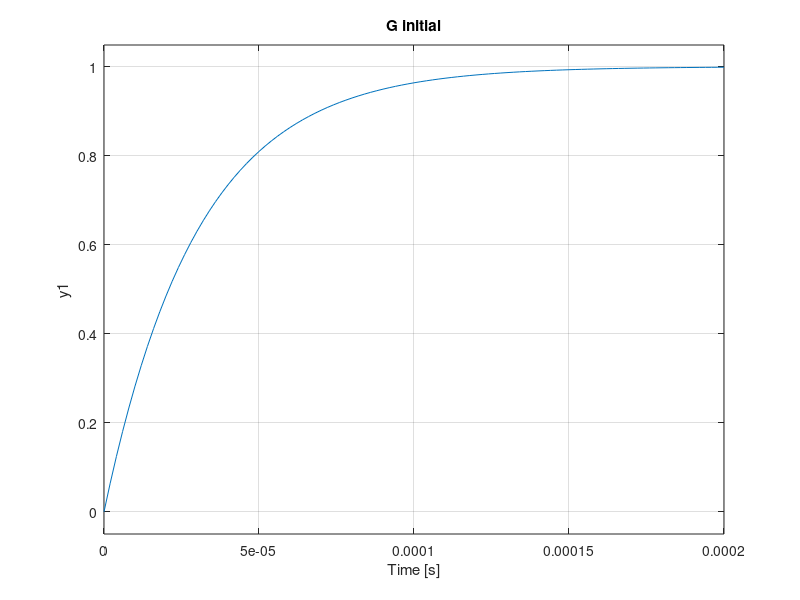

Write the MATLAB code that produced this figure. (Note: this script raises an error after producing the figure.)
%% regulator PID de la un indian
%https://www.youtube.com/watch?v=qlZxsP-JQsQ
% se foloseste ITAE

%ant colony:   https://www.youtube.com/watch?v=LKCyZ1bRiyM


addpath('D:\MATLAB\Licenta_fractionar\Twin-Rotor-System\Twin rotor\proiect\functii\');
addpath('D:\MATLAB\Licenta_fractionar\Twin-Rotor-System\Twin rotor\proiect\');



clc;clear all; close all;
%
% ns=[1];
% ds=[ 1 2 3];
% G=tf(ns,ds)

%G=tf(8072.8,[1 1.287]);%H11
G= tf(33157,[1 3.527]);%H22

criteriu='itae';
%criteriu_combinat=[0.5,0.5,0.5,0.5,0.5];
criteriu_combinat=0;

Gf_initial=feedback(G,1);
step(Gf_initial);title('G initial');


%PSO

c=2;w=0.7;particles=70;iteration=70;Var=3;

a=0;% lower bound
b=100; %upper bound

%Optimization
c_cf=0;
tic;


%Initialization

for m=1:particles
    for n=1:Var
        v(m,n)=0;             %Velocity
        x(m,n)=a+rand*(b-a);  %Position
        xp(m,n)=x(m,n);
    end

    %Model Parametres
    kp=x(m,1);
    ki=x(m,2);
    kd=x(m,3);

    %Simulation Model
    Gc=pid(kp,ki,kd);
    %Gcf=feedback(Gc*G,1);
    %y=step(Gcf);

    %ITAE
    %ff1=0;
    ff1=costFunction(Gc,G,criteriu,criteriu_combinat);
    %sim1=length(y);
    % for m1=1:sim1
    %     ff1=ff1+((abs(y(m1)-1))*m1);
    % end
    ITAE(m)=ff1;

end

%Find the best value
[Best_Performance,location]=min(ITAE);
fg=Best_Performance;

xg(1)=x(location,1); %kp
xg(2)=x(location,2); %ki
xg(3)=x(location,3); %kd

Gc=pid(kp,ki,kd);
Gcf_intermediar=feedback(Gc*G,1);
figure;step(Gcf_intermediar);title('G intermediar')
% t_cf=1:c_cf;
% figure
% plot(t_cf,best_cf_ac,'r--','LineWidth',2);xlabel('iteration');ylabel('Cost(ITAE)');
% legend('ITAE for PSO-PID');
% title('ITAE with each iteration');


%Update

for i=1:iteration      %Nr of Repetition
    for m=1:particles  %Nr of particles

        for n=1:Var     %Nr of variables (kp,ki,kd)
            v(m,n)=(w*v(m,n))+(c*rand*(xp(m,n)-x(m,n)))+(c*rand*(xg(n)-x(m,n)));  %update velocity
            x(m,n)=x(m,n)+v(m,n);
        end

        %Check bound
        for n=1:Var
            if x(m,n)<a
                x(m,n)=a;
            end
            if x(m,n)>b
                x(m,n)=b;
            end
        end

        %Model Parametres
        kp=x(m,1);
        ki=x(m,2);
        kd=x(m,3);

        %Simulation Model
        Gc=pid(kp,ki,kd);
        Gcf=feedback(Gc*G,1);
        y=step(Gcf);

        %ITAE
        % ff1=0;
        % sim1=length(y);
        % for m1=1:sim1
        %     ff1=ff1+((abs(y(m1)-1))*m1);
        % end
        ff1=costFunction(Gc,G,criteriu,criteriu_combinat);
        ITAEp(m)=ff1;

        %Compare Local
        if ITAEp(m)<ITAE(m)
            ITAE(m)=ITAEp(m);
            xp(m,1)=x(m,1);
            xp(m,2)=x(m,2);
            xp(m,3)=x(m,3);
        end


    end
    [B_fg,location]=min(ITAE);

    %Compare Global
    if B_fg<fg
        fg=B_fg;             %Nou global
        xg(1)=xp(location,1); %pos var 1
        xg(2)=xp(location,2); %pos var 2
        xg(3)=xp(location,3); %pos var 3
    end
    c_cf=c_cf+1;
    best_cf_ac(c_cf)=fg;



end

runtime = toc;



Min_ITAE=fg

kp=xg(1)
ki=xg(2)
kd=xg(3)
%%
Gc=pid(kp,ki,kd);
Gcf_global=feedback(Gc*G,1);
figure;step(Gcf_global);
hold on
step(Gf_initial)
hold off
%%
%pt H22    init=24;
%pt H11    init=3;
init=7;
t_cf=init:c_cf;
figure
plot(t_cf,best_cf_ac(init:end),'r--','LineWidth',2);xlabel('iteration');ylabel(['Cost (' criteriu ')']);
legend([criteriu ' for PSO-PID']);
title('Error with each iteration');


RegPID_indian_H22_ITAE = struct('regulator', [], 'runtime', [],'iteration',[],'best',[]);
RegPID_indian_H22_ITAE.regulator=Gc;
RegPID_indian_H22_ITAE.runtime=runtime;
RegPID_indian_H22_ITAE.iteration=iteration;
RegPID_indian_H22_ITAE.best=best_cf_ac;
%% H11
%
%
% cel mai bun PID pt T/5
% kp=5.0039;
% ki=6.4454;
% kd=0;
%Min_ITAE =  638.0100

% cel mai bun pt T/10
% Min_ITAE =   1.5855e-10
% kp =    9.8353
% ki =   12.6521
% kd =     0

%% H22
% Min_ITAE =   9.1611e-12
% kp =    9.9203
% ki =   35.0018
% kd =     0









